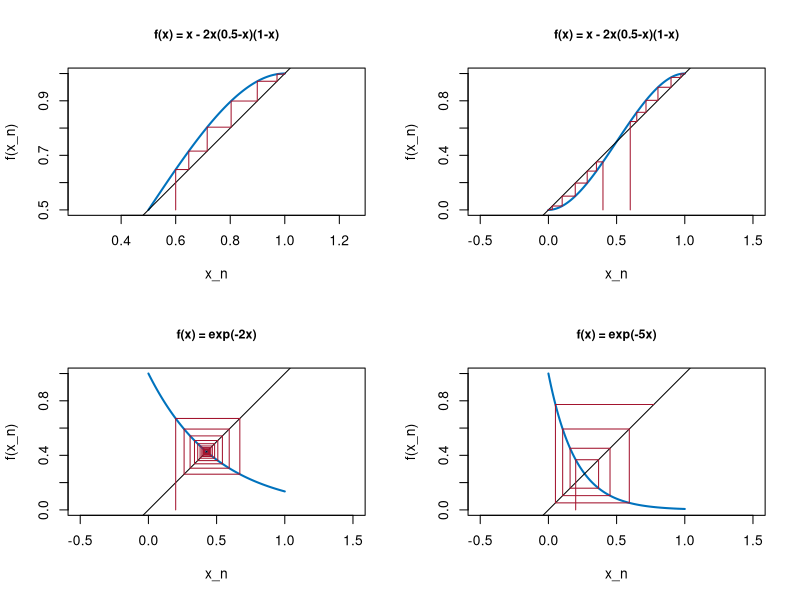

The R source for this figure:
# Abb. 1.28: Treppendiagramme mit stabilen und instabilen stationären Zuständen (Buch, Abschnitt 1.4, Gl. 1.34)
# oben: f(x) = x - 2x(0.5 - x)(1 - x) mit Fixpunkten 0 und 1 (stabil) sowie 0.5 (instabil)
# unten: f(x) = exp(-2x) (spiralförmige Annäherung) und f(x) = exp(-5x) (spiralförmige Entfernung), jeweils x_0 = 0.2
# (c) 2026 Philipp Kügler · Programm zum Buch „Dynamische Systeme in den Lebenswissenschaften“ · MIT-Lizenz (siehe LICENSE)
treppe <- function(x, unten = 0) {      # Punkte der Treppe: senkrecht zum Graphen, waagrecht zur Winkelhalbierenden
  px <- x[1]; py <- unten
  for (k in 1:(length(x) - 1)) { px <- c(px, x[k], x[k + 1]); py <- c(py, x[k + 1], x[k + 1]) }
  list(x = px, y = py)
}
g <- function(x) x - 2 * x * (0.5 - x) * (1 - x)
fs <- list(g, g, function(x) exp(-2 * x), function(x) exp(-5 * x))
namen <- c("f(x) = x - 2x(0.5-x)(1-x)", "f(x) = x - 2x(0.5-x)(1-x)", "f(x) = exp(-2x)", "f(x) = exp(-5x)")
starts <- list(0.6, c(0.4, 0.6), 0.2, 0.2)
schritte <- c(20, 20, 20, 7)
grenzen <- rbind(c(0.5, 1), c(0, 1), c(0, 1), c(0, 1))
par(mfrow = c(2, 2))
for (p in 1:4) {
  f <- fs[[p]]; N <- schritte[p]; lo <- grenzen[p, 1]; hi <- grenzen[p, 2]
  xx <- seq(lo, hi, length.out = 400)
  plot(xx, f(xx), type = "l", col = rgb(0, 0.447, 0.741), lwd = 2, asp = 1, xlim = c(lo, hi), ylim = c(lo, hi),
       xlab = "x_n", ylab = "f(x_n)", main = namen[p], cex.main = 0.9)
  abline(0, 1)
  for (x0 in starts[[p]]) {
    x <- numeric(N + 1); x[1] <- x0
    for (k in 1:N) x[k + 1] <- f(x[k])
    lines(treppe(x, lo), col = rgb(0.64, 0.08, 0.18))
    cat(sprintf("%s, x_0 = %g:  x_%d = %.4f\n", namen[p], x0, N, x[N + 1]))
  }
}

# Stabilitätskriterium |f'(x*)| < 1 an den Fixpunkten
for (c in c(2, 5)) {
  xs <- 0.5
  for (k in 1:100) xs <- xs - (exp(-c * xs) - xs) / (-c * exp(-c * xs) - 1)   # Fixpunkt mit dem Newton-Verfahren
  cat(sprintf("f(x) = exp(-%dx):  x* = %.4f,  f'(x*) = %.4f\n", c, xs, -c * exp(-c * xs)))
}
